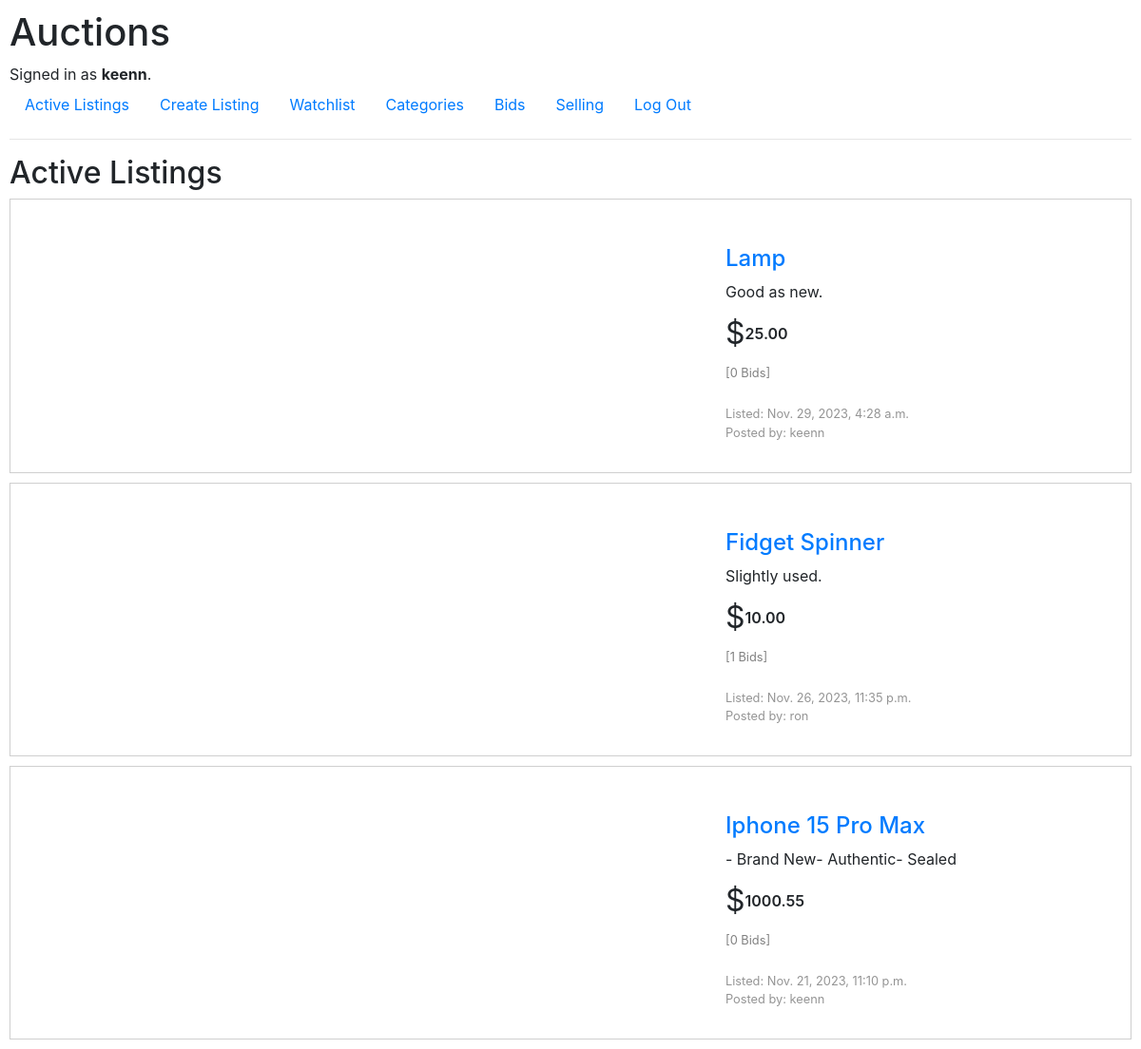
Screenshot of / (signed in) with the database file from the repository.
### auctions/models.py (models this page shows, shortened)
class User(AbstractUser):
    pass

class Listing(models.Model):
    seller = models.ForeignKey(User, on_delete=models.CASCADE, related_name="ownListings")
    title = models.CharField(max_length=64)
    description = models.CharField(max_length=5000)
    startingBid = models.DecimalField(decimal_places=2,
                                      max_digits=10)
    image = models.CharField(max_length=5000,
                             default="https://upload.wikimedia.org/wikipedia/commons/thumb/4/46/Question_mark_%28black%29.svg/800px-Question_mark_%28black%29.svg.png")
    timestamp = models.DateTimeField(default=timezone.now, editable=False)
    category = models.ForeignKey(Category, on_delete=models.CASCADE, related_name='listingCategory')
    availability = models.BooleanField(default=True)

### auctions/views.py (the view)
# urls.py: path("", views.index, name="index"),
def index(request):
    if request.user.is_authenticated:
        watchlistCount = Watchlist.objects.get(user = User.objects.get(pk=request.user.id)).listing.count()
    else:
        watchlistCount = None
    return render(request, "auctions/index.html", {
        'listings' : [{'listing' : item, 'bid' : Bid.objects.filter(listing=item).count()} for item in Listing.objects.all().order_by('-id')],
        'watchlistCount' : watchlistCount
    })

### auctions/templates/auctions/index.html
{% extends "auctions/layout.html" %}
{% block body %}
    <h2>Active Listings</h2>
    <div class="allListings">
        {% for listing in listings %}
            {% if listing.listing.availability %}
                <div class="listing">
                    <div class="displaypic">
                        <a href="{% url 'listing' listing.listing.title listing.listing.id %}"><img src="{{ listing.listing.image }}" alt=""></a>
                    </div>
                    <div class="itemInfo">
                        <div class="infoTitle">
                            <a href="{% url 'listing' listing.listing.title listing.listing.id %}">
                                <h4>{{ listing.listing.title }}</h4>
                            </a>
                        </div>
                        <div class="infoDescription">{{ listing.listing.description }}</div>
                        <div class="infoStartingBid">
                            <span class="dollar">$</span>
                            <span class="price">{{ listing.listing.startingBid | floatformat:2 }}</span>
                        </div>
                        <div class="nBid">
                            <p>[{{ listing.bid }} Bids]</p>
                        </div>
                        <div class="created">
                            <p>Listed: {{ listing.listing.timestamp }}</p>
                            <p>Posted by: {{ listing.listing.seller.username }}</p>
                        </div>
                    </div>
                </div>
            {% endif %}
        {% endfor %}
    </div>
{% endblock %}

### auctions/templates/auctions/layout.html (shortened to what this page needs)
{% load static %}
<!DOCTYPE html>
<html lang="en">
    <head>
        <link rel="stylesheet" href="https://stackpath.bootstrapcdn.com/bootstrap/4.4.1/css/bootstrap.min.css">
        <link href="{% static 'auctions/styles.css' %}" rel="stylesheet">
    </head>
    <body>
        <h1>Auctions</h1>
        <div>
            {% if user.is_authenticated %}
                Signed in as <strong>{{ user.username }}</strong>.
            {% else %}
                Not signed in.
            {% endif %}
        </div>
        <ul class="nav">
            <li class="nav-item">
                <a class="nav-link" href="{% url 'index' %}">Active Listings</a>
            </li>
            {% if user.is_authenticated %}
                <li class="nav-item">
                    <a class="nav-link" href="{% url 'new' %}">Create Listing</a>
                </li>
                <li class="nav-item">
                    <a class="nav-link watchlistnav" href="{% url 'watchlist' %}">Watchlist
                    </a>
                </li>
                <li class="nav-item">
                    <a class="nav-link" href="{% url 'categories' %}">Categories</a>
                </li>
                <li class="nav-item">
                    <a class="nav-link" href="{% url 'bids' %}">Bids</a>
                </li>
                <li class="nav-item">
                    <a class="nav-link" href="{% url 'selling' %}">Selling</a>
                </li>
                <li class="nav-item">
                    <a class="nav-link" href="{% url 'logout' %}">Log Out</a>
                </li>
            {% endif %}
        </ul>
        <hr>
        {% block body %}
        {% endblock %}
    </body>
</html>

### auctions/static/auctions/styles.css (style rules this page uses)
* { padding: 0; margin: 0; box-sizing: border-box; text-decoration: none !important; }
body { padding: 10px; }
.allListings { display: flex; flex-direction: column; gap: 10px; }
.listing { padding: 2rem; display: flex; flex-direction: row; gap: 20rem; border: 1px solid rgba(128, 128, 128, 0.377); }
.itemInfo { display: flex; flex-direction: column; margin-top: 1rem; gap: .5rem; }
.infoStartingBid { display: flex; flex-direction: row; }
.dollar { font-style: bold; font-size: 2rem; }
.price { font-weight: 600; }
.infoStartingBid span { align-self: center; }
.nBid p { color: gray; font-size: .8rem; }
.displaypic { margin-left: 5rem; }
.infoTitle { display: flex; flex-direction: row; gap: 1rem; }
.infoTitle * { margin: 0; align-self: end; }
.infoTitle h4 { margin: 0; }
.created p { margin-bottom: 0; font-size: .8rem; color: rgba(128, 128, 128, 0.84); }
.listingTitleDiv, .infoTitle { position: relative; }

### rows the page displays
User: username "keenn"
Listing: listing "Lamp", listing.description "Good as new.", listing.startingBid "25.00", bid "0", listing.timestamp "Nov. 29, 2023, 4:28 a.m.", listing.seller.username "keenn"
Listing: listing "Fidget Spinner", listing.description "Slightly used.", listing.startingBid "10.00", bid "1", listing.timestamp "Nov. 26, 2023, 11:35 p.m.", listing.seller.username "ron"
Listing: listing "Iphone 15 Pro Max", listing.description "- Brand New- Authentic- Sealed", listing.startingBid "1000.55", bid "0", listing.timestamp "Nov. 21, 2023, 11:10 p.m.", listing.seller.username "keenn"
